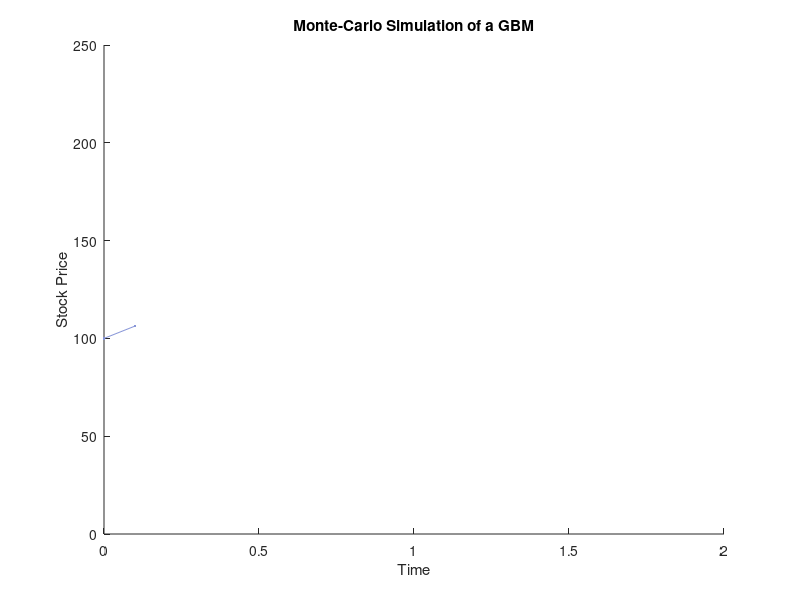

Write the MATLAB code that produced this figure. (Note: this script raises an error after producing the figure.)
clear all
clc
rng(34)

% Parameters
numSteps = 20; % Number of steps
dt = 0.1; % Time step
mu = 0.1; % Drift
sigma = 0.15; % Volatility
S0 = 100; % Initial stock price
N = 25;

% Generate Brownian motion increments
dW = sqrt(dt) * randn(numSteps, N);

% Generate geometric Brownian motion path
t = linspace(0, numSteps*dt, numSteps+1);
S = S0 * exp(cumsum((mu - 0.5 * sigma^2) * dt + sigma * dW));
S = [(ones(1,N)*S0);S];

% Create a GIF file
filename = 'monte_carlo_simulation.gif';

figure;
xlim([0, numSteps*dt]); % Adjust according to your data range
ylim([0,250]); % Fix y-axis
xlabel('Time');
ylabel('Stock Price');
title('Monte-Carlo Simulation of a GBM');
hold on;

% Plot each trajectory and save frames
for j=1:N
    h = plot(t(1), S(1,j), 'r.');
    trail = plot(t(1), S(1,j), 'k');
    
    for i = 2:numSteps+1
        set(h, 'XData', t(i), 'YData', S(i,j));
        set(trail, 'XData', [get(trail, 'XData'), t(i)], 'YData', [get(trail, 'YData'), S(i,j)], 'Color', rand(1,3));
        pause(0.01); % Adjust the pause time as needed
        drawnow;
        
        % Capture the frame
        frame = getframe(gcf);
        im = frame2im(frame);
        [A,map] = rgb2ind(im,256);
        if i == 2 && j == 1
            imwrite(A,map,filename,'gif','LoopCount',Inf,'DelayTime',0.04);
        else
            imwrite(A,map,filename,'gif','WriteMode','append','DelayTime',0.04);
        end
    end
end

hold off;
